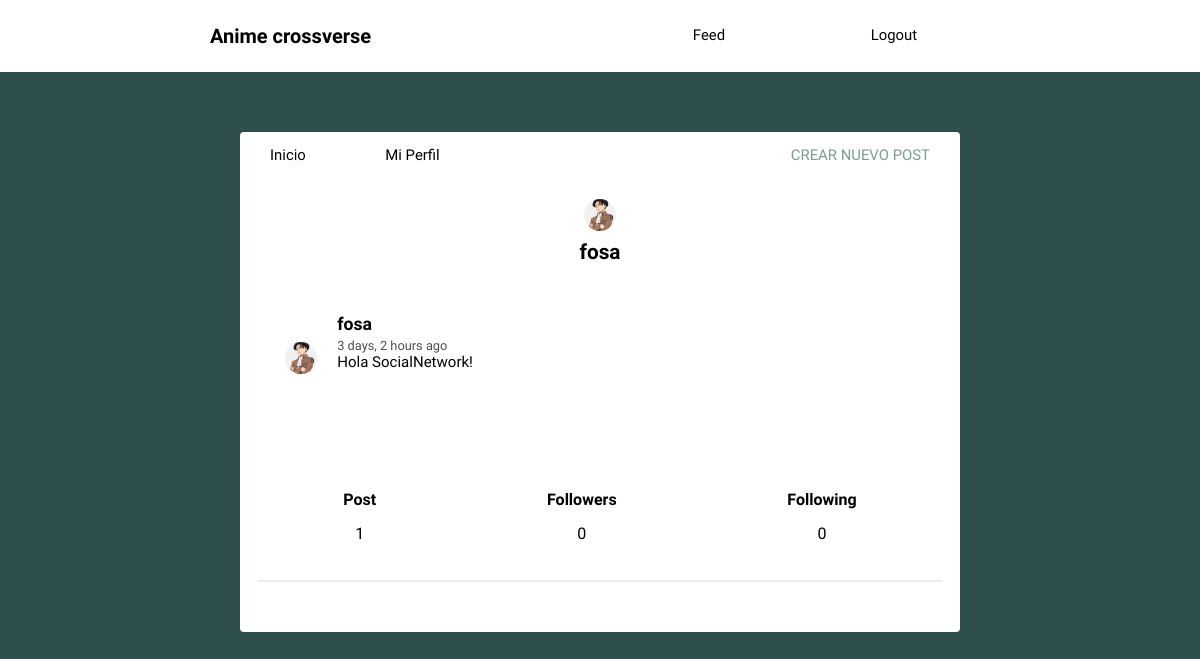
Before: /profile/fosa/ (signed in) with the older database file.
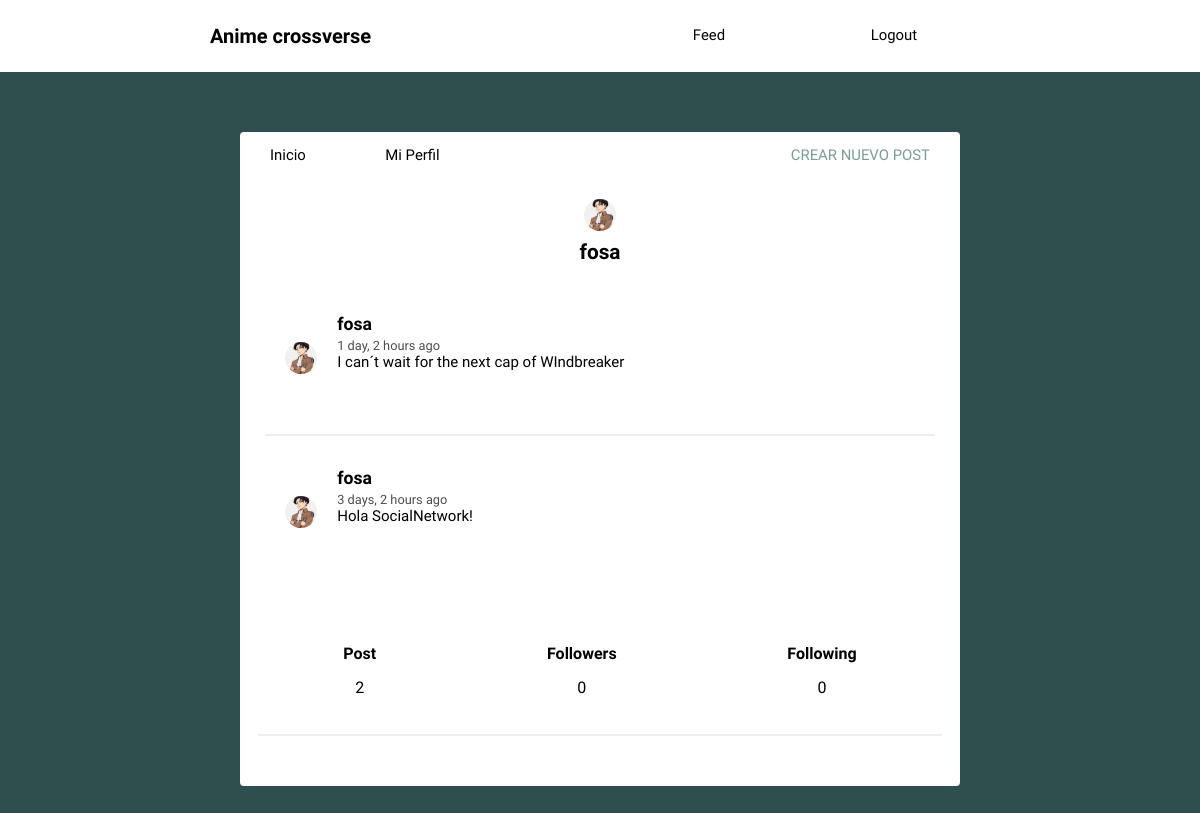
After: the same page with the newer database file.
### social/models.py (models this page shows, shortened)
class Post(models.Model):
    user = models.ForeignKey(
        User, on_delete=models.CASCADE, related_name='posts')
    timestamp = models.DateTimeField(default=timezone.now)
    content = models.TextField()
    class Meta:
        ordering = ['-timestamp']

class Profile(models.Model):
    user = models.OneToOneField(User, on_delete=models.CASCADE)
    image = models.ImageField(default='avatar.jpeg')

### social/views.py (the view, shortened to what this page needs)
# urls.py: path('profile/<str:username>/', views.profile, name='profile'),
@login_required(login_url='login')
def profile(request, username):
    user = request.user
    posts = user.posts.all()
    context = {
        'user': user,
        'posts': posts
    }
    return render(request,
                  'social/profile.html',
                  context)

### templates/social/profile.html (shortened to what this page needs)
{% extends 'social/feed.html' %}
{% load humanize %}
{% block content %}
<div class="profile">
	<img src="{{ user.profile.image.url }}">
	<h2>{{ user.username }}</h2>
	{{ block.super }}
</div>
<div class="follow">
	<div>
		<h5>Post</h5>
		<p>{{ user.posts.count }}</p>
	</div>
	<div>
		<h5>Followers</h5>
		<p>{{ user.followed_users.count }}</p>
	</div>
	<div>
		<h5>Following</h5>
		<p>{{ user.follower_users.count }}</p>
	</div>
</div>
{% endblock %}

### templates/social/feed.html (shortened to what this page needs)
{% extends 'social/layout.html' %}
{% load humanize %}
{% block content %}
{% for post in posts %}
<article>
    <div class="container-article">
        <img src="{{ post.user.profile.image.url }}">
        <div>
            <h2 class="username"><a href="{% url 'profile' post.user.username %}">{{ post.user.username }}</a></h2>
            <time data-time="#">{{ post.timestamp|naturaltime }}</time>
            <div class="post">{{ post.content }}</div>
        </div>
    </div>
</article>
{% endfor %}
{% endblock %}

Changed rows visible on the page:
added Post: user.profile.image (picture), user.username "fosa", timestamp "1 day, 2 hours ago", content "I can´t wait for the next cap of WIndbreaker"
Other visible differences:
{{ user.posts.count }}: "1" → "2"
